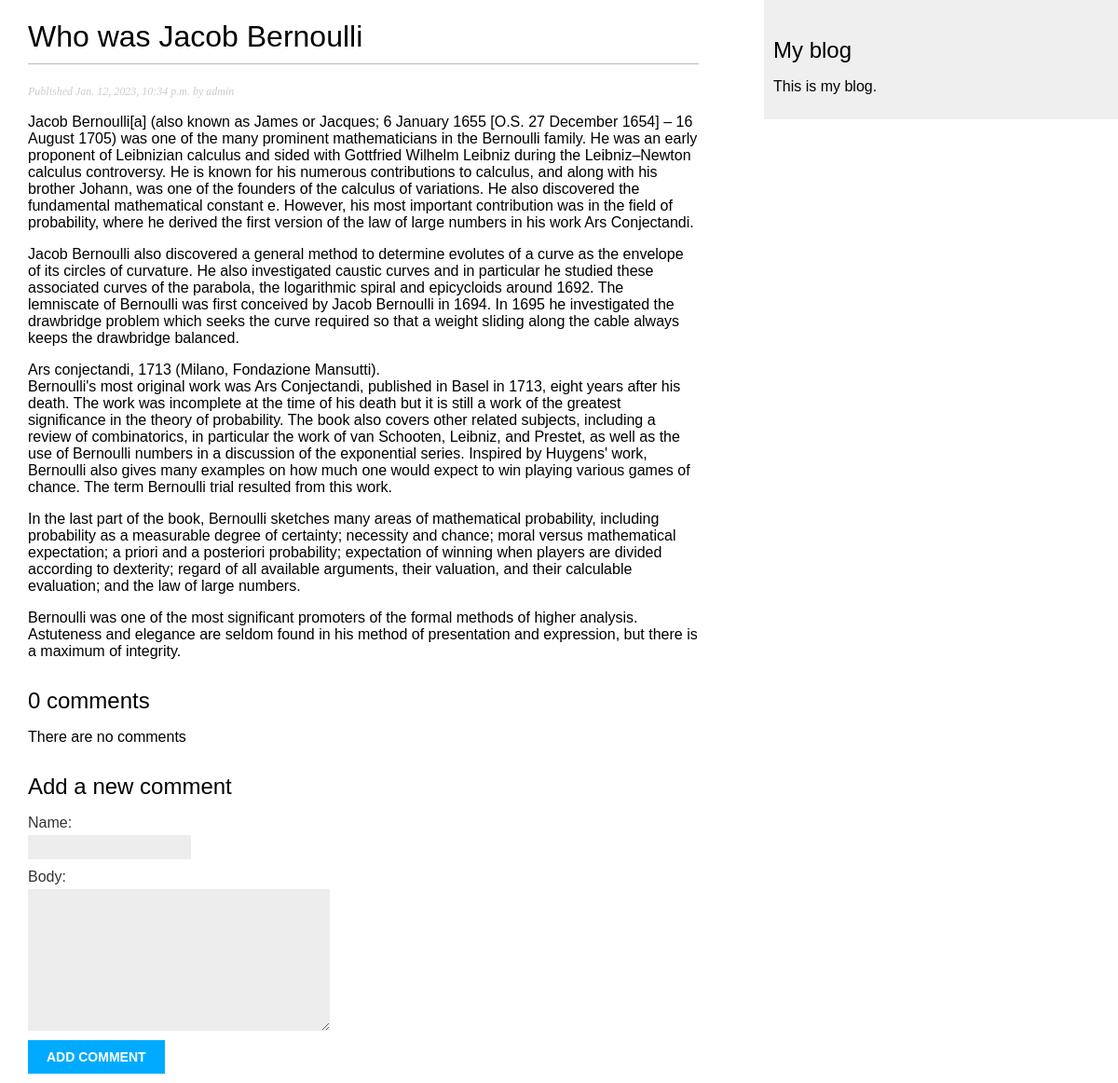
The page /blog/2023/1/12/who-was-jacob-bernoulli/ on the database its author committed.
### blog/models.py (models this page shows, shortened)
class Post(models.Model):
    class Status(models.TextChoices):
        DRAFT = 'DF', 'Draft'
        PUBLISHED = 'PB', 'Published'
    title = models.CharField(max_length=250)
    author = models.ForeignKey(User, on_delete=models.CASCADE,
                               related_name='blog_posts')
    slug = models.SlugField(max_length=250, unique_for_date='publish')
    body = models.TextField()
    publish = models.DateTimeField(default=timezone.now())
    created = models.DateTimeField(auto_now_add=True)
    updated = models.DateTimeField(auto_now=True)
    status = models.CharField(max_length=2, choices=Status.choices,
                              default=Status.DRAFT)
    objects = models.Manager()  # default manager
    published = PublishedManager()  # custom manager
    tags = TaggableManager()
    class Meta:
        ordering = ['-publish']
        indexes = [models.Index(fields=['-publish'])]

### blog/views.py (the view)
def post_detail(request, year, month, day, post):
    post = get_object_or_404(Post,
                             status=Post.Status.PUBLISHED,
                             publish__year=year,
                             publish__month=month,
                             publish__day=day,
                             slug=post)
    comments = post.comments.filter(active=True)
    form = CommentForm()
    return render(request, 'blog/post/detail.html', {'post': post,
                                                     'comments': comments,
                                                     'form': form})

### blog/forms.py
class CommentForm(forms.ModelForm):
    class Meta:
        model = Comment
        fields = ['name', 'body']

### blog/templates/blog/post/detail.html (shortened to what this page needs)
<!DOCTYPE html>
<html lang="en">
<head>
</head>
<body>
    {% extends "blog/base.html" %}
    {% block content %}
        <h1>{{ post.title }}</h1>
        <p class="date">Published {{ post.publish }} by {{ post.author }}</p>
        {{ post.body|linebreaks }}
        {% with comments.count as total_comments %}
            <h2>
                {{ total_comments }} comment{{ total_comments|pluralize}}
            </h2>
        {% endwith %}
        {% for comment in comments %}
            <div class="comment">
                <p class="info">
                    Comment {{ forloop.counter }} by {{ comment.name }}
                    {{ comment.created }}
                </p>
                {{ comment.body|linebreaks }}
            </div>
        {% empty %}
            <p>There are no comments</p>
        {% endfor %}
        {% include "blog/post/includes/comment_form.html" %}
    {% endblock %}

### blog/static/css/blog.css (style rules this page uses)
body { margin:0; padding:0; font-family:helvetica, sans-serif; }
h1 { font-weight:normal; border-bottom:1px solid #bbb; padding:0 0 10px 0; }
h2 { font-weight:normal; margin:30px 0 0; }
p.date { color:#ccc; font-family: georgia, serif; font-size: 12px; font-style: italic; }
label { float:left; clear:both; color:#333; margin-bottom:4px; }
input, textarea { clear:both; float:left; margin:0 0 10px; background:#ededed; border:0; padding:6px 10px; font-size:12px; }

### rows shown on the page
Post: title "Who was Jacob Bernoulli", publish "Jan. 12, 2023, 10:34 p.m.", author "admin", body "Jacob Bernoulli[a] (also known as James or Jacques; 6 January 1655 [O.S. 27 December 1654] – 16 August 1705) was one of the many prominent mathematicians in the Bernoulli family. He was an early proponent of Leibnizian calculus and sided with Gottfried Wilhelm Leibniz during the Leibniz–Newton calculus controversy. He is known for his numerous contributions to calculus, and along with his brother Johann, was one of the founders of the calculus of variations. He also discovered the fundamental mathematical constant e. However, his most important contribution was in the field of probability, where he derived the first version of the law of large numbers in his work Ars Conjectandi. Jacob…"

### other values the page prints
{{ total_comments }} "0"
